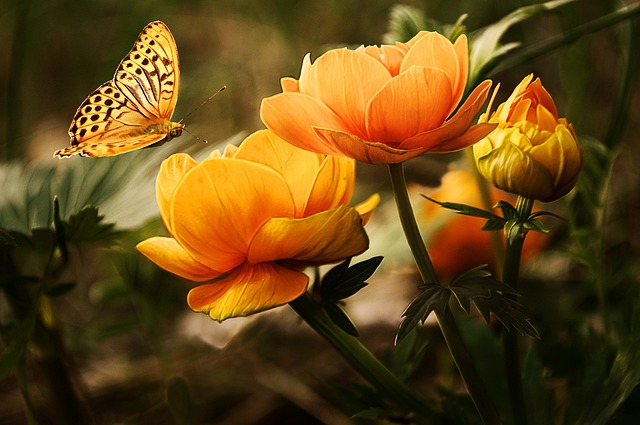
#> input picture new.jpg, 640 x 425 px
$ jupyter execute --allow-errors 4LaplacianFilter.ipynb   (older library calls are emulated)
#> lines starting #> are read from the running program, lines starting #| are printed output that depends on the picture
# Write a MATLAB/Python program to read an image and perform Lapliciant filter mask

[cell 1]
import cv2
import matplotlib.pyplot as plt

image=cv2.imread('new.jpg',cv2.IMREAD_GRAYSCALE)
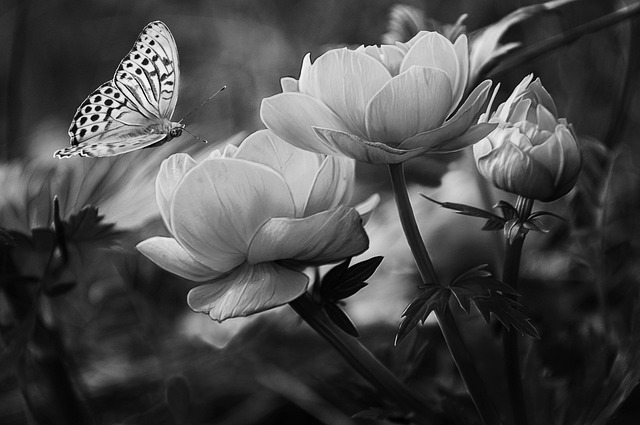
#> image: shape (425, 640); min 0, max 255, mean 74.8

laplacianImage=cv2.Laplacian(image,cv2.CV_64F)
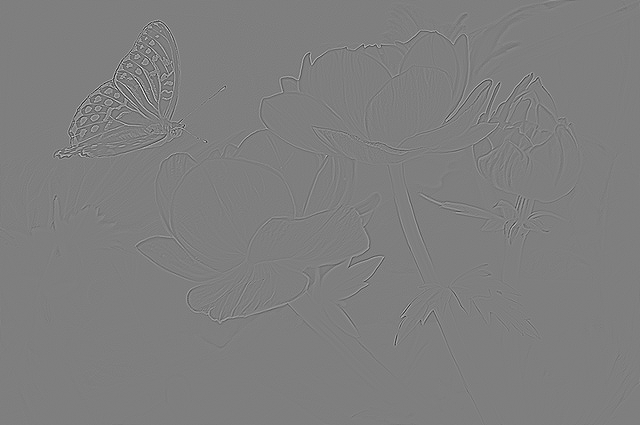
#> laplacianImage: shape (425, 640) float64; min -592, max 596, mean 0; drawn with min black and max white
laplacianImage=cv2.convertScaleAbs(laplacianImage)
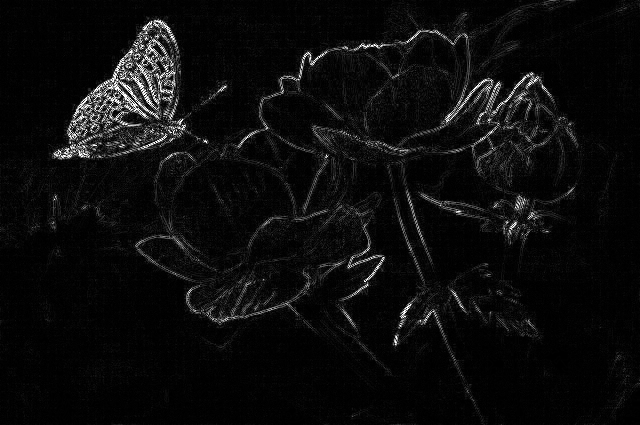
#> laplacianImage: shape (425, 640); min 0, max 255, mean 12.2

plt.figure(figsize=(12,10))
plt.subplot(121)
plt.imshow(image,cmap='gray')
plt.axis('off')

plt.subplot(122)
plt.imshow(laplacianImage,cmap='gray')
plt.axis('off')
plt.tight_layout()
plt.show()
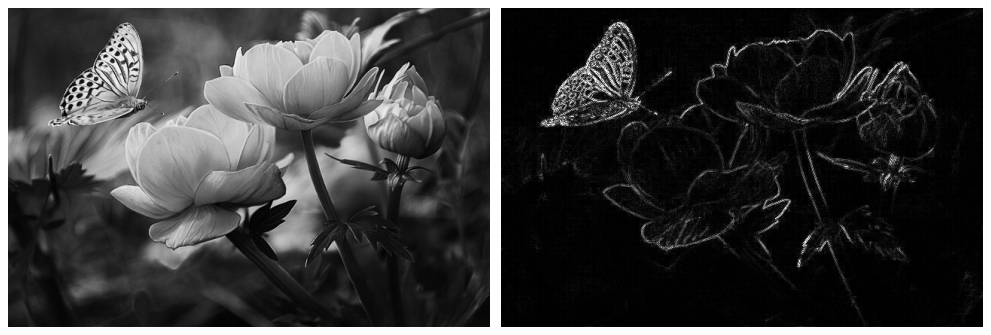
#> figure drawn by matplotlib, 2 panels

$ run again, with cat.jpg copied over new.jpg
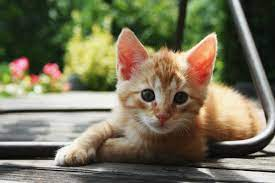
#> input picture cat.jpg, 275 x 183 px
#> `laplacianImage=cv2.convertScaleAbs(laplacianImage)`:
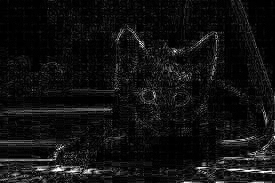
#> laplacianImage: shape (183, 275); min 0, max 255, mean 17
#> `plt.show()`:
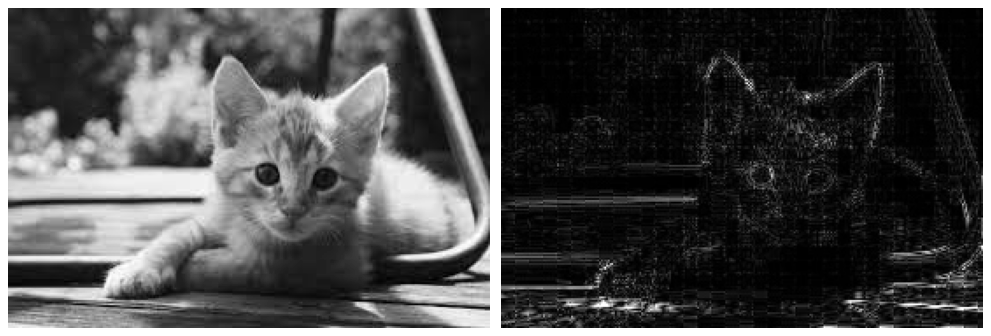
#> figure drawn by matplotlib, 2 panels

$ run again, with coin2.jpg copied over new.jpg
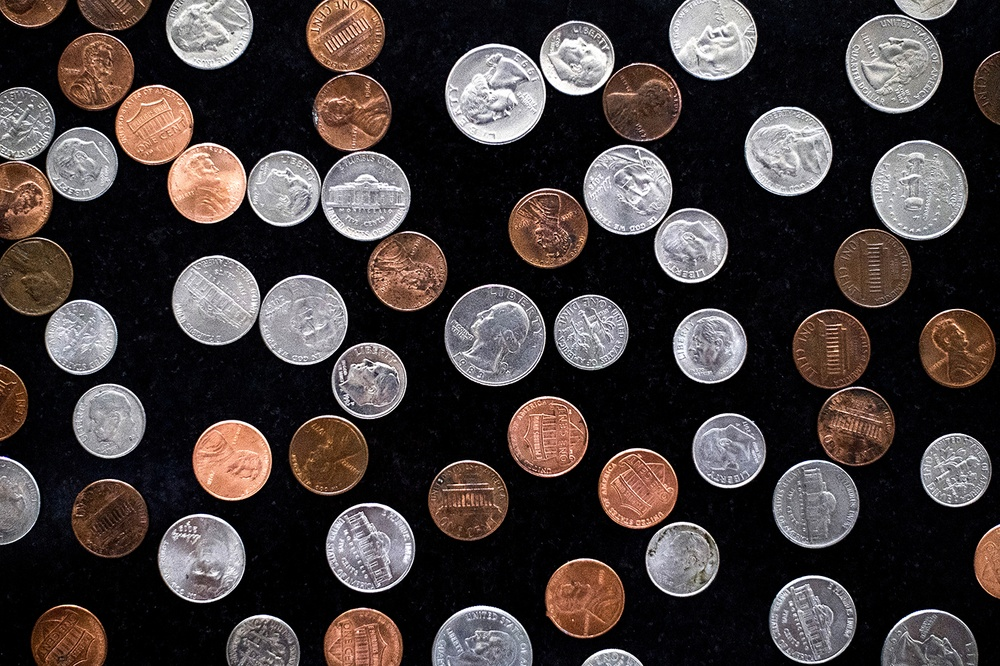
#> input picture coin2.jpg, 1000 x 666 px, shrunk from 1400 x 933 before the run
#> `laplacianImage=cv2.convertScaleAbs(laplacianImage)`:
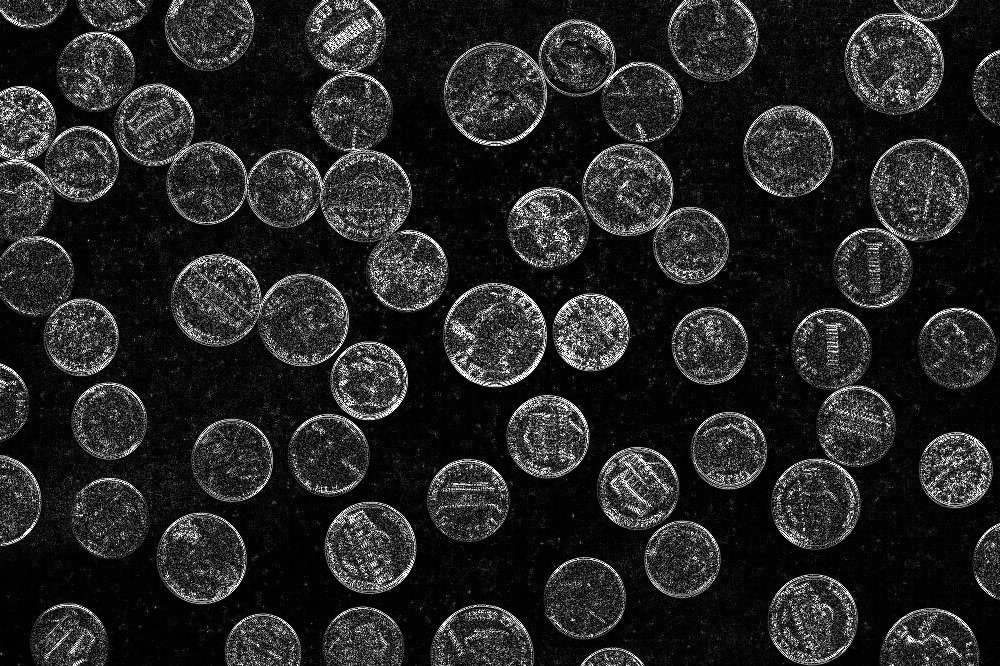
#> laplacianImage: shape (666, 1000); min 0, max 255, mean 36.3
#> `plt.show()`:
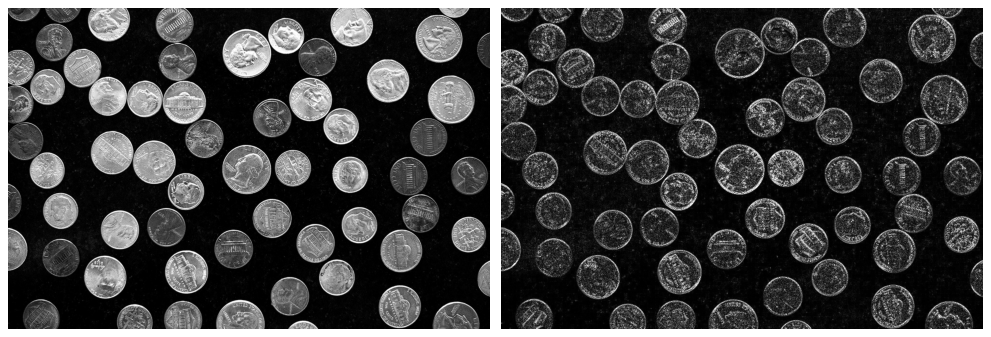
#> figure drawn by matplotlib, 2 panels
